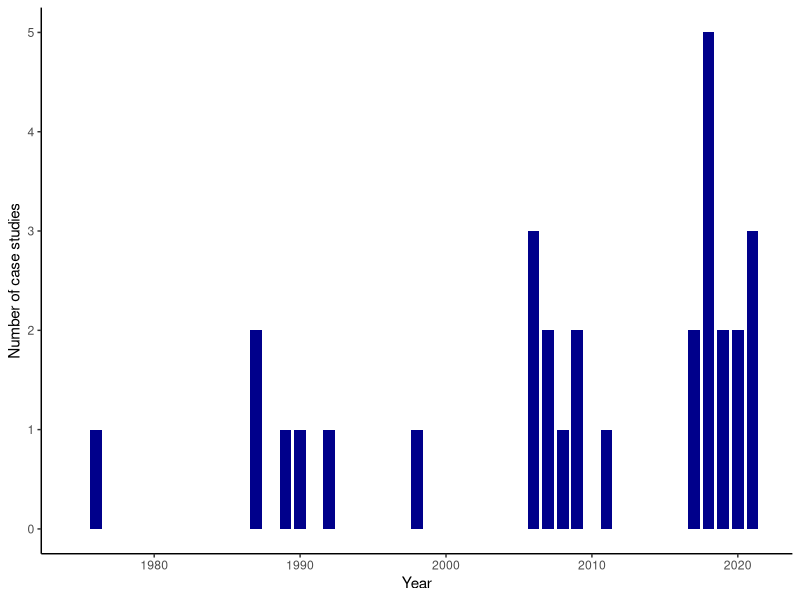
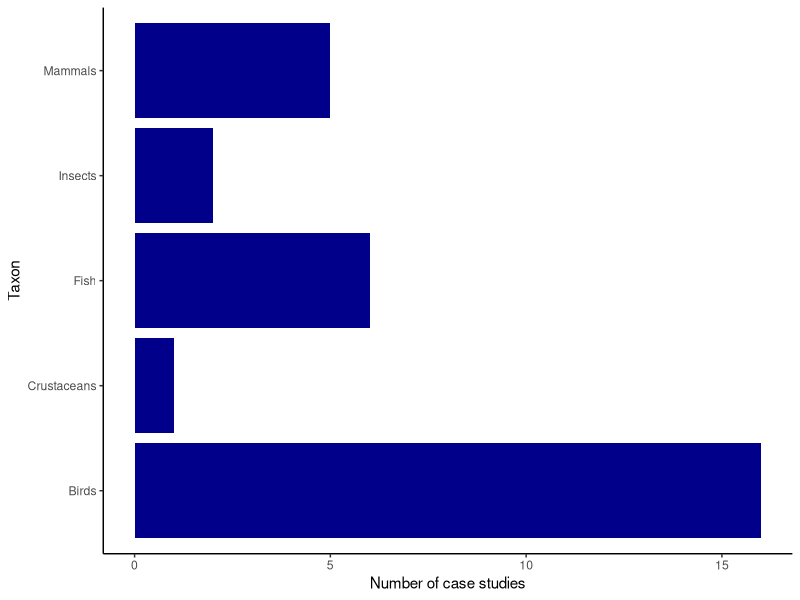

Write R code to recreate these figures, in order.
# analyze trends in case studies from systematic review

# load necessary packages
library(tidyverse)
rm(list = ls())

# load in case study list
cases <- read.csv('data/case_studies.csv')
cases$year <- as.integer(cases$year)

# case study count by year
yearly_counts <- data.frame(year = 1975:2021, count = numeric(47))
for (i in 1975:2021) {
  yearly_counts$count[i-1974] <- sum(cases$year == i)
  yearly_counts$year[i-1974] <- i
}

p1a <- ggplot(yearly_counts,aes(year,count)) + 
  geom_bar(stat = "identity", fill = "darkblue", width = 0.8) +
  theme_classic() +
  xlab("Year") +
  ylab("Number of case studies")
p1a


p1b <- ggplot(cases) +
  geom_bar(aes(x = class), fill = "darkblue", position = "dodge", stat = "count") +
  theme_classic() +
  xlab("Taxon") +
  ylab("Number of case studies") +
  coord_flip()
p1b
